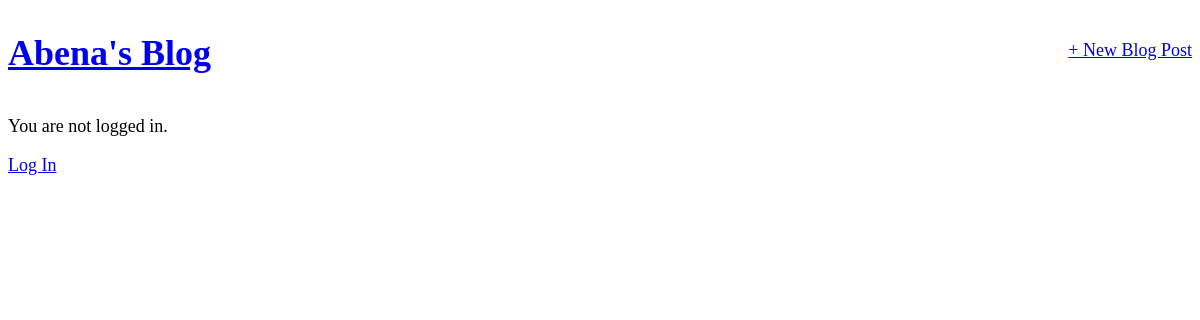
Before: / with the older database file.
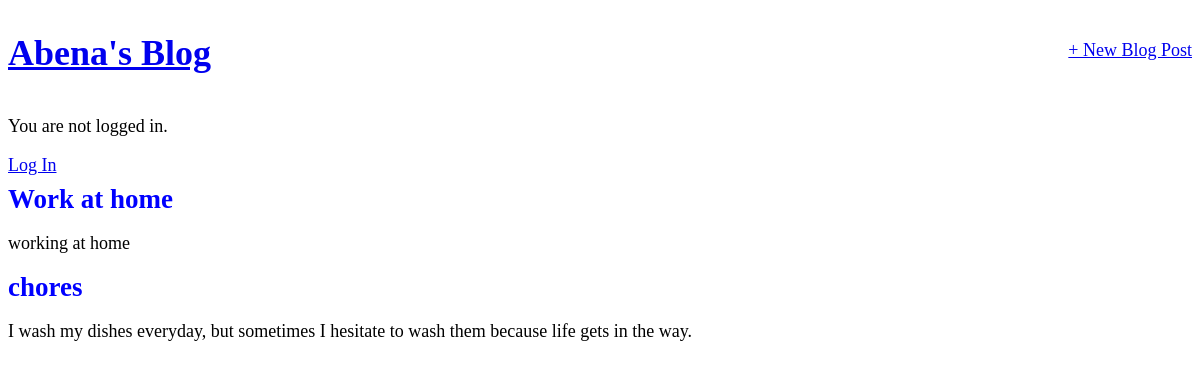
After: the same page with the newer database file.
### blog/models.py (models this page shows, shortened)
class Post(models.Model):
    title = models.CharField(max_length=200)
    author = models.ForeignKey(
        'auth.User',
        on_delete=models.CASCADE,
    )
    body = models.TextField()

### blog/views.py (the view)
# urls.py: path('', BlogListView.as_view(),
class BlogListView(ListView):
    model = Post
    template_name = 'home.html'

### templates/home.html
{% extends 'base.html' %}
{% block content %}
   {% for post in object_list %}
     <div class="post-entry">
         <h2><a href="{% url 'post_detail' post.pk %}">{{ post.title }}</a></h2>
         <p>{{ post.body }}</p>
     </div>
   {% endfor %}
 {% endblock content %}

### templates/base.html (shortened to what this page needs)
<!DOCTYPE html>
{% load static %}
<html lang="en">
<head>
    <link href="{% static 'css/base.css' %}"
          rel="stylesheet">
</head>
<body>
<header>
    <div class="nav-left">
    <h1><a href="{% url 'home' %}">Abena's Blog</a></h1>
    </div>
    <div class="nav-right">
        <a href="{% url 'post_new' %}">+ New Blog Post</a>
    </div>
</header>
  {% if user.is_authenticated %}
        <p>Hi {{ user.username }}!</p>
        <p><a href="{% url 'logout' %}">Log out</a></p>
      {% else %}
        <p>You are not logged in.</p>
        <a href="{% url 'login' %}">Log In</a>
      {% endif %}
    {% block content %}
    {% endblock content %}
  </body>
</html>

### static/css/base.css (style rules this page uses)
header { border-bottom: 1 px solid #999; margin-bottom: 2 rem; display: flex; }
h1 { color: red; text-align: center; }
body { font family: 'Source Sans Pro', sans-serif; font-size: 18px; }
.nav-left { margin-right: auto; }
.nav-right { display: flex; padding-top: 2rem; }
.post-entry h2 { margin: 0.5rem 0; }
.post-entry h2 a, .post-entry h2 a:visited { color: blue; text-decoration: none; }

Changed rows visible on the page:
added Post: title "Work at home", body "working at home"
added Post: title "chores", body "I wash my dishes everyday, but sometimes I hesitate to wash them because life gets in the way."
